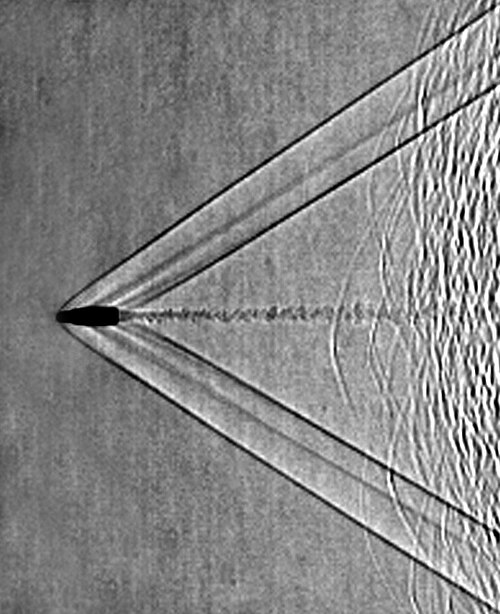
#> input picture docs/kraken/settles_bullet.jpg, 500 x 614 px
$ python shadowgraph_wave.py
#> lines starting #> are read from the running program, lines starting #| are printed output that depends on the picture
### kraken/hybrid_paths.py
#!/usr/bin/env python3
"""Trace the hybrid L pano in KrakenOS.

Each DX sensor is aimed at a different half of a stitch_w image
(sensor_shift). Writes kraken/preview_*.png for the El-Nikkor 50/2.8
(close-up, object ~73 mm), docs/kraken/el135_*.png for the 135/5.6
(~0.61 m), and docs/kraken/el180_*.png for the 180/5.6 at 50 m
(infinity helicoid).
"""

from __future__ import annotations

import contextlib
import io
from pathlib import Path

import matplotlib

matplotlib.use("Agg")
import matplotlib.pyplot as plt
import numpy as np

import KrakenOS as Kos

# openscad/hybrid/params.scad
FLANGE_F = 46.5
D_LENS_TO_PLATE_BOX = 55.0
D_LENS_TO_PLATE = D_LENS_TO_PLATE_BOX
D_PLATE_TO_MOUNT = 72.0
PATH_TOTAL = D_LENS_TO_PLATE + D_PLATE_TO_MOUNT + FLANGE_F
PATH_AFTER = D_PLATE_TO_MOUNT + FLANGE_F
SENSOR_W = 23.6
SENSOR_H = 15.6
OVERLAP_FRAC = 0.20
TUBE_ID = 52.0
JUNCTION_BOX = 90.0
WAVE = 0.55

S_PRIME = PATH_TOTAL
EL_NAME = "EL-Nikkor 50/2.8"
EL_F = 51.6
EL_FNUM = 5.6
EL_EPD = EL_F / EL_FNUM
S_OBJ = 1.0 / (1.0 / EL_F - 1.0 / S_PRIME)
MAG = S_PRIME / S_OBJ


# [7 lines left out: function apply_helicoid, not called in this run]


def apply_lens(name, f, fnum, s_obj=None):
    global EL_NAME, EL_F, EL_FNUM, EL_EPD, S_OBJ, MAG, S_PRIME
    global SINGLE_FOV, PANO_FOV
    EL_NAME = name
    EL_F = float(f)
    EL_FNUM = float(fnum)
    EL_EPD = EL_F / EL_FNUM
    if s_obj is None:
        S_PRIME = PATH_TOTAL
        S_OBJ = 1.0 / (1.0 / EL_F - 1.0 / S_PRIME)
    else:
        S_OBJ = float(s_obj)
        S_PRIME = 1.0 / (1.0 / EL_F - 1.0 / S_OBJ)
    MAG = S_PRIME / S_OBJ
    SINGLE_FOV = 2.0 * np.degrees(np.arctan(HALF_W / S_PRIME))
    PANO_FOV = 2.0 * np.degrees(np.arctan(STITCH_W / 2.0 / S_PRIME))


# [11 lines left out: functions helicoid_extra, obj_unit, not called in this run]


def apply_chassis(flange=46.5, sensor_w=23.6, sensor_h=15.6):
    """D7000 DX is the default. 5D Mk III: flange=44, 36×24. A7: flange=18, 35.8×23.9."""
    global FLANGE_F, PATH_TOTAL, PATH_AFTER, S_PRIME
    global SENSOR_W, SENSOR_H, SHIFT, HALF_W, HALF_H, OL_W, STITCH_W
    global SINGLE_FOV, PANO_FOV
    FLANGE_F = float(flange)
    SENSOR_W = float(sensor_w)
    SENSOR_H = float(sensor_h)
    PATH_AFTER = D_PLATE_TO_MOUNT + FLANGE_F
    PATH_TOTAL = D_LENS_TO_PLATE + D_PLATE_TO_MOUNT + FLANGE_F
    S_PRIME = PATH_TOTAL
    SHIFT = SENSOR_W / 2.0 * (1.0 - OVERLAP_FRAC)
    HALF_W = SENSOR_W / 2.0
    HALF_H = SENSOR_H / 2.0
    OL_W = SENSOR_W * OVERLAP_FRAC / 2.0
    STITCH_W = SENSOR_W * (2.0 - OVERLAP_FRAC)
    SINGLE_FOV = 2.0 * np.degrees(np.arctan(HALF_W / PATH_TOTAL))
    PANO_FOV = 2.0 * np.degrees(np.arctan(STITCH_W / 2.0 / PATH_TOTAL))
    apply_lens(EL_NAME, EL_F, EL_FNUM)

SHIFT = SENSOR_W / 2.0 * (1.0 - OVERLAP_FRAC)
HALF_W = SENSOR_W / 2.0
HALF_H = SENSOR_H / 2.0
OL_W = SENSOR_W * OVERLAP_FRAC / 2.0
STITCH_W = SENSOR_W * (2.0 - OVERLAP_FRAC)
SINGLE_FOV = 2.0 * np.degrees(np.arctan(HALF_W / PATH_TOTAL))
PANO_FOV = 2.0 * np.degrees(np.arctan(STITCH_W / 2.0 / PATH_TOTAL))

OUT = Path(__file__).resolve().parent


def on_t(x, y):
    return abs(x + SHIFT) <= HALF_W and abs(y) <= HALF_H


def on_r(x, y):
    return abs(x - SHIFT) <= HALF_W and abs(y) <= HALF_H


def _quiet_system(surfaces):
    with contextlib.redirect_stdout(io.StringIO()):
        return Kos.system(surfaces, Kos.Setup())


# [58 lines left out: functions _xyz, _ost, reflect_system, transmit_system, not called in this run]


def classify(x_knife):
    return "plate"


# [76 lines left out: functions knife_x, trace_fan, plot_paths, not called in this run]


def _pupil_pts():
    r = 0.70 * (EL_EPD / 2.0)
    return [(0.0, 0.0), (r, 0.0), (-r, 0.0), (0.0, r), (0.0, -r)]


# [204 lines left out: functions _aim, trace_frames, _chart, _upsample, stitch_pano, plot_frames and 4 more, not called in this run]


# [2 lines that do not run on import are left out]

### kraken/shadowgraph_scene.py
#!/usr/bin/env python3
"""Sharp T + shadowgraph R of a supersonic bullet (one printed shim).

The 135/5.6 images a blank card at s. The slug sits on that conjugate.
Shocks are a BK7 ExtraShape sag (Gladstone–Dale stand-in). A perfect
image of a phase object is just the silhouette — that is T. R is the
same tube with +0.6 mm of path (0.5+0.2 from shims.stl). That is
~7.5 mm of object-side defocus; ray bunching at the Mach cone is the
shadowgraph.

Kraken supplies MAG / s / s′ and checks the walk on a coarse grid.
The published plate is the same map at photosite density (a 0.3 mm
ridge is thinner than a 97-wide Kraken field). Writes
docs/kraken/shadowgraph_bullet.png.
"""

from __future__ import annotations

import sys
from pathlib import Path

import matplotlib

matplotlib.use("Agg")
import matplotlib.pyplot as plt
import numpy as np

sys.path.insert(0, str(Path(__file__).resolve().parent))
import hybrid_paths as hp

DEST = hp.OUT.parent / "docs" / "kraken"
REF = DEST / "settles_bullet.jpg"
WAVE = hp.WAVE
SHIM = 0.60
N_BK7 = 1.517
# Side-on, nose toward −X so the 135 flips it Settles-style (nose left).
NOSE = -6.0
BODY_L = 14.0
BODY_R = 1.7
MACH = 2.05
SHOCK_A = 0.070
SHOCK_W = 0.22
WAKE_A = 0.014


def _in_bullet(x, y):
    x = np.asarray(x, dtype=float)
    y = np.asarray(y, dtype=float)
    t = (x - NOSE) / BODY_L
    rad = np.where(
        (t >= 0.0) & (t <= 1.0),
        BODY_R * np.sqrt(np.clip(t, 0.0, 1.0)),
        0.0,
    )
    nose = (x < NOSE) & (x > NOSE - BODY_R) & (
        y * y + (x - NOSE) ** 2 < (0.92 * BODY_R) ** 2
    )
    return ((t >= 0.0) & (t <= 1.0) & (np.abs(y) <= rad)) | nose


def bullet_sag(x, y, E):
    """Higher n inside the Mach cone (dense shocked air), tanh shock, weak wake."""
    a, w, mu, a_w, x0, bl, _br = [float(v) for v in E[:7]]
    x = np.asarray(x, dtype=float)
    y = np.asarray(y, dtype=float)
    behind = x >= x0
    cone = np.tan(mu) * np.maximum(x - x0, 0.0)
    inside = 0.5 * (1.0 + np.tanh((cone - np.abs(y)) / max(w, 1e-6)))
    cone2 = 0.70 * cone
    inside2 = 0.18 * 0.5 * (1.0 + np.tanh((cone2 - np.abs(y)) / max(1.6 * w, 1e-6)))
    base = x0 + bl
    wx = np.clip((x - base) / 36.0, 0.0, 1.0)
    wake = (
        a_w * wx * np.exp(-(y ** 2) / (2.0 * 0.9 ** 2))
        * np.sin(0.85 * (x - base))
        * (1.0 + 0.35 * np.sin(1.8 * (x - base) + 2.0 * y))
    )
    return np.where(behind, a * (inside + inside2) + wake, 0.0)


def _E():
    return np.array(
        [SHOCK_A, SHOCK_W, np.arcsin(1.0 / MACH), WAKE_A, NOSE, BODY_L, BODY_R]
    )


# [76 lines left out: functions _aim, camera, _hit, kraken_check, not called in this run]


def shadow_maps(z_obj, nx=760, ny=500):
    x_max = hp.HALF_W / hp.MAG
    y_max = hp.HALF_H / hp.MAG
    ox = np.linspace(-x_max, x_max, nx)
    oy = np.linspace(-y_max, y_max, ny)
    OY, OX = np.meshgrid(oy, ox, indexing="ij")
    sag = bullet_sag(OX, OY, _E())
    dsdx = np.gradient(sag, ox, axis=1)
    dsdy = np.gradient(sag, oy, axis=0)
    thx = (N_BK7 - 1.0) * dsdx
    thy = (N_BK7 - 1.0) * dsdy
    # Image-plane map. Lens flip so nose (−X object) lands on the left.
    Xi = -hp.MAG * (OX + z_obj * thx)
    Yi = -hp.MAG * (OY + z_obj * thy)
    dxi_dy, dxi_dx = np.gradient(Xi, oy, ox)
    dyi_dy, dyi_dx = np.gradient(Yi, oy, ox)
    det = dxi_dx * dyi_dy - dxi_dy * dyi_dx
    det = np.where(np.abs(det) < 1e-8, 1e-8, det)
    I = 1.0 / np.abs(det)
    body = _in_bullet(OX, OY)
    live = ~body
    I = np.where(body, 0.0, I / np.median(I[live]) * 0.58)
    T = np.where(body, 0.0, 0.58)
    lo, hi = np.percentile(I[live], (1.5, 99.6))
    I = np.clip((I - lo) / (hi - lo + 1e-9), 0.0, 1.0)
    I = np.where(body, 0.0, I)
    ext = (-x_max * hp.MAG, x_max * hp.MAG, -y_max * hp.MAG, y_max * hp.MAG)
    return T, I, ext


# [60 lines left out: functions _panel, main, not called in this run]


# [2 lines that do not run on import are left out]

### kraken/shadowgraph_wave.py
#!/usr/bin/env python3
"""Does a Fourier plate or a Fresnel FFT help the bullet shadowgraph?

Same OPD as shadowgraph_scene.py (Kraken ExtraShape / Gladstone–Dale).
Compares: geometric shim, Fresnel at the chassis defocus, Fresnel at a
lab throw, a Zernike phase dot in the Fourier plane, and a Fourier knife.
Writes docs/kraken/shadowgraph_wave.png.
"""

from __future__ import annotations

import sys
from pathlib import Path

import matplotlib

matplotlib.use("Agg")
import matplotlib.pyplot as plt
import numpy as np

sys.path.insert(0, str(Path(__file__).resolve().parent))
import hybrid_paths as hp
import shadowgraph_scene as sg

DEST = hp.OUT.parent / "docs" / "kraken"
LAM = 0.00055  # mm
N1 = sg.N_BK7 - 1.0


def _grid(nx=768, ny=512):
    x_max = hp.HALF_W / hp.MAG
    y_max = hp.HALF_H / hp.MAG
    ox = np.linspace(-x_max, x_max, nx)
    oy = np.linspace(-y_max, y_max, ny)
    OY, OX = np.meshgrid(oy, ox, indexing="ij")
    return ox, oy, OX, OY, (-x_max * hp.MAG, x_max * hp.MAG, -y_max * hp.MAG, y_max * hp.MAG)


def object_field(OX, OY):
    sag = sg.bullet_sag(OX, OY, sg._E())
    amp = np.where(sg._in_bullet(OX, OY), 0.0, 1.0)
    return amp * np.exp(1j * (2.0 * np.pi / LAM) * N1 * sag)


def fresnel(A, dx, dy, z):
    ny, nx = A.shape
    fx = np.fft.fftfreq(nx, dx)
    fy = np.fft.fftfreq(ny, dy)
    FX, FY = np.meshgrid(fx, fy)
    arg = 1.0 - (LAM * FX) ** 2 - (LAM * FY) ** 2
    H = np.zeros_like(arg, dtype=np.complex128)
    ok = arg > 0
    H[ok] = np.exp(2j * np.pi * z / LAM * np.sqrt(arg[ok]))
    return np.fft.ifft2(np.fft.fft2(A) * H)


def fourier_plate(A, kind):
    F = np.fft.fftshift(np.fft.fft2(A))
    ny, nx = A.shape
    cy, cx = ny // 2, nx // 2
    Y, X = np.ogrid[:ny, :nx]
    if kind == "knife":
        F[:, cx:] = 0
    elif kind == "zernike":
        r2 = (X - cx) ** 2 + (Y - cy) ** 2
        F[r2 <= (0.014 * min(nx, ny)) ** 2] *= np.exp(1j * np.pi / 2.0)
    return np.fft.ifft2(np.fft.ifftshift(F))


def _show(I, live=None):
    I = np.asarray(I, dtype=float)
    if live is None:
        live = I > 0.02 * np.max(I)
    if not np.any(live):
        live = np.ones_like(I, dtype=bool)
    lo, hi = np.percentile(I[live], (2, 99.5))
    return np.clip((I - lo) / (hi - lo + 1e-12), 0.0, 1.0)


def _panel(ax, img, extent, title):
#> called with extent = (-11.8, 11.8, -7.8, 7.8), title = 'geometric shim  ·  z=7.4 mm'
    ax.imshow(img, origin="lower", extent=extent, cmap="gray", vmin=0, vmax=1,
              interpolation="nearest")
    ax.set_aspect("equal")
    ax.set_title(title, color="0.92", fontsize=9)
    ax.set_xticks([])
    ax.set_yticks([])
    ax.set_facecolor("black")
    for spine in ax.spines.values():
        spine.set_color("0.3")


def main():
    hp.apply_chassis(46.5, 23.6, 15.6)
    hp.apply_lens("EL-Nikkor 135/5.6", 135.0, 5.6)
    z_shim = sg.SHIM / (hp.MAG ** 2)
    z_lab = 250.0
    print(
        f"{hp.EL_NAME}  m={hp.MAG:.3f}  z_shim={z_shim:.1f} mm  "
        f"z_lab={z_lab:.0f} mm  λ={LAM * 1e6:.0f} nm",
        flush=True,
    )

    ox, oy, OX, OY, ext = _grid()
    dx, dy = ox[1] - ox[0], oy[1] - oy[0]
    A = object_field(OX, OY)
    live = ~sg._in_bullet(OX, OY)

    _, geom, _ = sg.shadow_maps(z_shim, nx=len(ox), ny=len(oy))
    I_f0 = _show(np.abs(A) ** 2, live)
    I_fz = _show(np.abs(fresnel(A, dx, dy, z_shim)) ** 2, live)
    I_lab = _show(np.abs(fresnel(A, dx, dy, z_lab)) ** 2, live)
    I_zk = _show(np.abs(fourier_plate(A, "zernike")) ** 2)
    I_kn = _show(np.abs(fourier_plate(A, "knife")) ** 2)

    fig, axes = plt.subplots(2, 3, figsize=(12.4, 7.2), facecolor="0.08")
    fig.subplots_adjust(left=0.03, right=0.99, top=0.90, bottom=0.07, wspace=0.06, hspace=0.18)
    _panel(axes[0, 0], geom, ext, f"geometric shim  ·  z={z_shim:.1f} mm")
    _panel(axes[0, 1], I_fz, ext, f"Fresnel FFT  ·  same z={z_shim:.1f} mm")
    _panel(axes[0, 2], I_lab, ext, f"Fresnel FFT  ·  lab throw {z_lab:.0f} mm")
    _panel(axes[1, 0], I_zk, ext, "Fourier phase dot  ·  Zernike π/2")
    _panel(axes[1, 1], I_kn, ext, "Fourier knife  ·  half-plane")
    if sg.REF.exists():
        axes[1, 2].imshow(plt.imread(sg.REF))
        axes[1, 2].set_title("Settles  ·  collimated spark", color="0.92", fontsize=9)
    axes[1, 2].set_axis_off()
    axes[1, 2].set_facecolor("0.08")
    fig.suptitle(
        "Same Kraken OPD  ·  wave plate vs Fresnel vs the 0.6 mm shim",
        color="0.92",
        fontsize=13,
    )
    fig.text(
        0.50,
        0.012,
        "Chassis z is too short for Settles lines. A phase dot helps weak phase, not a Mach cone.  "
        "The knife is schlieren. The lab throw is a different illuminator, not a printed plate.",
        ha="center",
        color="0.55",
        fontsize=8,
    )
    dest = DEST / "shadowgraph_wave.png"
    dest.parent.mkdir(parents=True, exist_ok=True)
    fig.savefig(dest, dpi=150, facecolor=fig.get_facecolor())
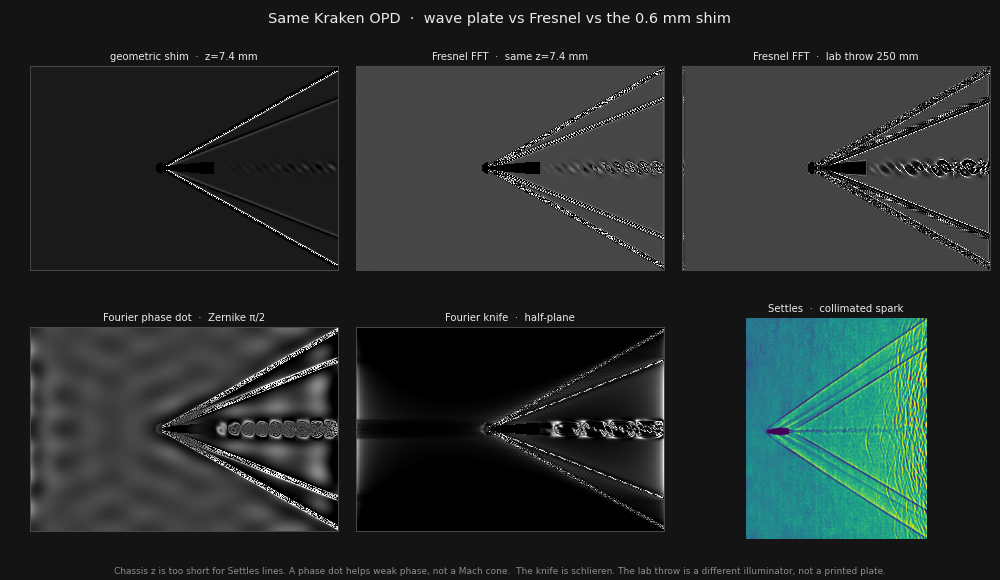
#> figure drawn by matplotlib, 6 panels
    plt.close(fig)
    print(dest)
    print(f"focus energy  {np.mean(I_f0):.3f}  shim Fresnel {np.mean(I_fz):.3f}  "
          f"lab {np.mean(I_lab):.3f}  Zernike {np.mean(I_zk):.3f}  knife {np.mean(I_kn):.3f}")


if __name__ == "__main__":
    main()
